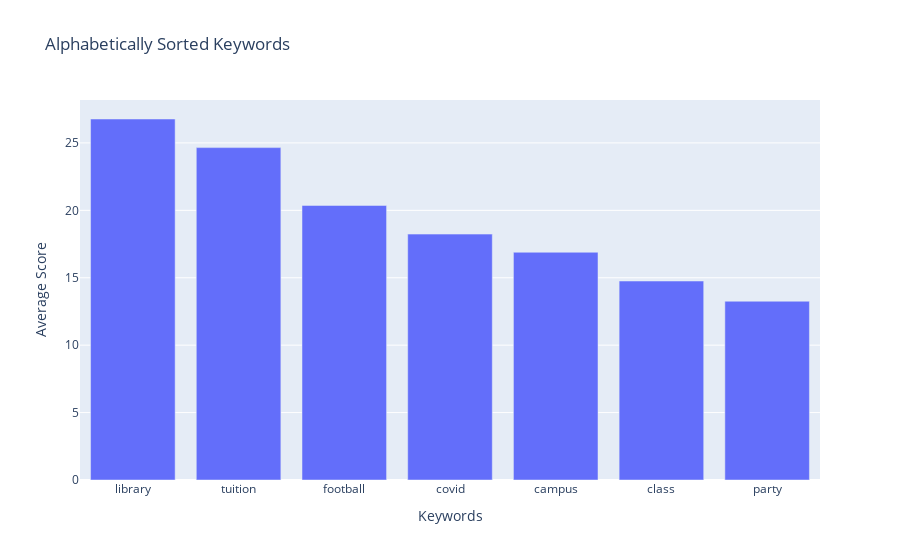

Notebook source saved alongside this figure:
### Markdown cell above
### 🤔 Critical Question: Category Order

Imagine you want to order the chart alphabetically in ascending order (A-Z). How would you change the code below?

### Code cell
# Step 1: Create the chart
fig_alphabetical = px.bar(
    keyword_df,
    x='keyword',
    y='score',
    title='Alphabetically Sorted Keywords',
    labels={'keyword': 'Keywords', 'score': 'Average Score'},
)

# Step 2: Sort the x-axis alphabetically
fig_alphabetical.update_layout(
    xaxis={'categoryorder': 'total descending'}
)

fig_alphabetical.show()

### Figure 1 — Plotly figure (JSON) as saved in the notebook; plotly's stock layout.template omitted (floating-point values rounded to 4 significant figures)
{"data": [{"hovertemplate": "Keywords=%{x}<br>Average Score=%{y}<extra></extra>", "legendgroup": "", "marker": {"color": "#636efa", "pattern": {"shape": ""}}, "name": "", "orientation": "v", "showlegend": false, "textposition": "auto", "type": "bar", "x": ["tuition", "covid", "party", "football", "class", "library", "campus"], "xaxis": "x", "y": [24.65, 18.24, 13.26, 20.36, 14.76, 26.77, 16.89], "yaxis": "y"}], "layout": {"barmode": "relative", "legend": {"tracegroupgap": 0}, "title": {"text": "Alphabetically Sorted Keywords"}, "xaxis": {"anchor": "y", "categoryorder": "total descending", "domain": [0, 1], "title": {"text": "Keywords"}}, "yaxis": {"anchor": "x", "domain": [0, 1], "title": {"text": "Average Score"}}}}
